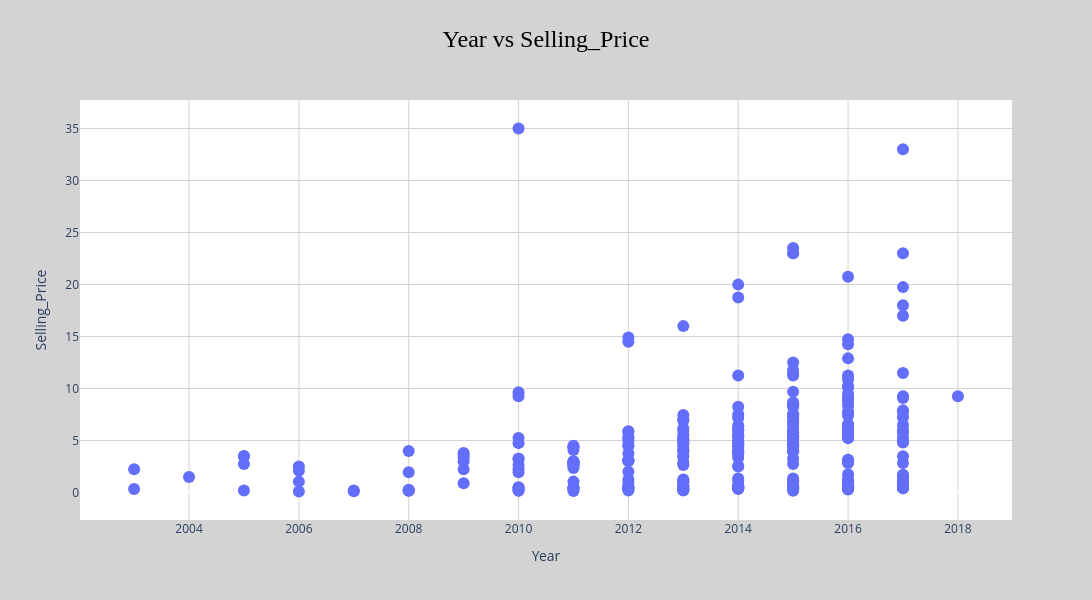

Write notebook code for a chart like this one.
### Markdown cell above
The biggest impact on selling_price:<br>
Present_Price > Seller_Type > Fuel_Type > Age > Transmission

### Code cell
fig = px.scatter(
    data_frame=df,
    x="Year",
    y="Selling_Price",
    height=600,
    width=1400,
    color_continuous_scale="viridis",
    size_max=12,
    title="Year vs Selling_Price",
)
fig.update_layout(
    title=dict(
        x=0.5,
        y=0.95,
        xanchor="center",
        yanchor="top",
        font=dict(size=24, color="black", family="Arial Black"),
    )
)
fig.update_layout(plot_bgcolor="white", paper_bgcolor="lightgray")
fig.update_traces(marker=dict(size=12))
fig.update_xaxes(showgrid=True, gridcolor="lightgray", gridwidth=1)
fig.update_yaxes(showgrid=True, gridcolor="lightgray", gridwidth=1)
fig.show()

### Figure 1 — Plotly figure (JSON) as saved in the notebook; plotly's stock layout.template omitted (floating-point values rounded to 4 significant figures; data arrays with more than 128 entries replaced by an {"elided": "..."} marker saying what was removed)
{"data": [{"hovertemplate": "Year=%{x}<br>Selling_Price=%{y}<extra></extra>", "legendgroup": "", "marker": {"color": "#636efa", "size": 12, "symbol": "circle"}, "mode": "markers", "name": "", "orientation": "v", "showlegend": false, "type": "scatter", "x": {"elided": "301 int values"}, "xaxis": "x", "y": {"elided": "301 float values"}, "yaxis": "y"}], "layout": {"height": 600, "legend": {"tracegroupgap": 0}, "paper_bgcolor": "lightgray", "plot_bgcolor": "white", "title": {"font": {"color": "black", "family": "Arial Black", "size": 24}, "text": "Year vs Selling_Price", "x": 0.5, "xanchor": "center", "y": 0.95, "yanchor": "top"}, "width": 1400, "xaxis": {"anchor": "y", "domain": [0, 1], "gridcolor": "lightgray", "gridwidth": 1, "showgrid": true, "title": {"text": "Year"}}, "yaxis": {"anchor": "x", "domain": [0, 1], "gridcolor": "lightgray", "gridwidth": 1, "showgrid": true, "title": {"text": "Selling_Price"}}}}
